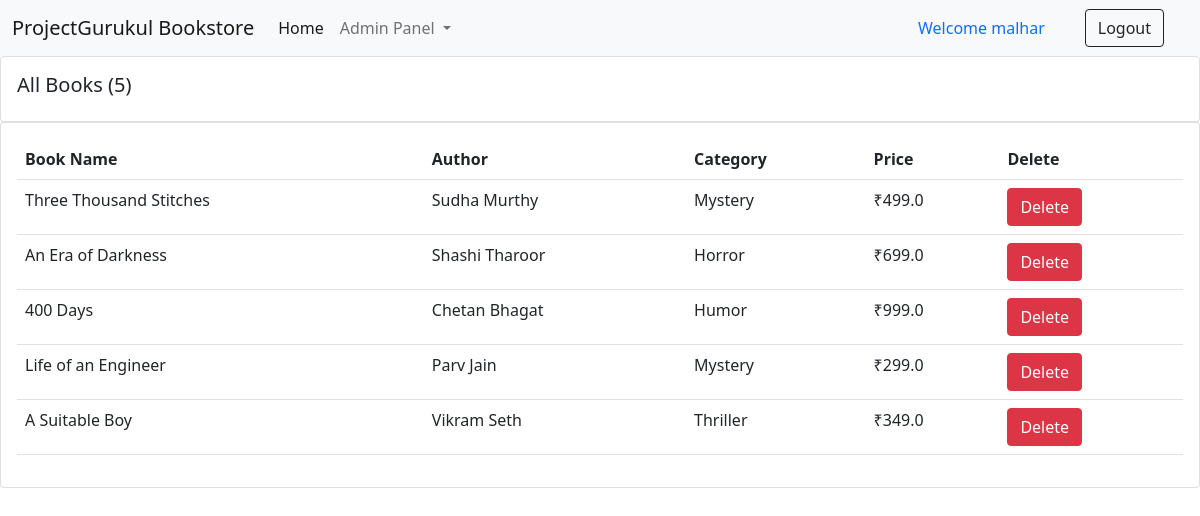
Screenshot of /all_books/ (signed in) with the database file from the repository.
### books/models.py (models this page shows, shortened)
class Book(models.Model):
    CATEGORY = (
    ('Mystery', 'Mystery'),
    ('Thriller', 'Thriller'),
    ('Sci-Fi', 'Sci-Fi'),
    ('Humor', 'Humor'),
    ('Horror', 'Horror'),
    )
    book_name = models.CharField(max_length=100)
    author = models.CharField(max_length=100, default="")
    category = models.CharField(max_length=100, choices=CATEGORY)
    price = models.FloatField()
    stock = models.IntegerField(default=2)

### books/decorators.py (the view)
        def wrapper_function(request, *args, **kwargs):
            group = None
            if request.user.groups.exists():
                group = request.user.groups.all()[0].name
            if group == 'users':
                return redirect('/for_users')
            if group == 'admin':
                return view(request, *args, **kwargs)

### books/views.py (called while the page is built)
@admin_or_user
def Admin(request):
    books = Book.objects.all()
    total_books = books.count()
    return render(request, "for_admin.html", {'books': books, 'total_books': total_books})

### books/templates/for_admin.html (shortened to what this page needs)
{% extends 'admin_navbar.html' %}
{% block body %}
{% load static %}
      <div class="row">
        <div class="col-md">
          <div class="card card-body grid">
            <h5>All Books ({{total_books}})</h5>
          </div>
          <div class="card card-body">
            <table class="table">
              <tr>
                <th>Book Name</th>
                <th>Author</th>
                <th>Category</th>
                <th>Price</th>
                <th>Delete</th>
              </tr>
              {% for i in books %}
                <tr>
                  <td>{{i.book_name}}</td>
                  <td>{{i.author}}</td>
                  <td>{{i.category}}</td>
                  <td>₹{{i.price}}</td>
                  <td><a href="/all_books/delete_{{i.id}}/" class="btn btn-danger">Delete</a></td>
                </tr>
              {% endfor %}
            </table>
          </div>
        </div>
      </div>
      {% endblock %}

### books/templates/admin_navbar.html (shortened to what this page needs)
<!doctype html>
<html lang="en">
  <head>
    <link href="https://cdn.jsdelivr.net/npm/bootstrap@5.0.2/dist/css/bootstrap.min.css" rel="stylesheet">
  </head>
  <body>
    <nav class="navbar navbar-expand-lg navbar-light bg-light">
        <div class="container-fluid">
          <a class="navbar-brand" href="/">ProjectGurukul Bookstore</a>
          <div class="collapse navbar-collapse" id="navbarSupportedContent">
            <ul class="navbar-nav me-auto mb-2 mb-lg-0">
              <li class="nav-item">
                <a class="nav-link active" aria-current="page" href="/">Home</a>
              </li>
              <li class="nav-item dropdown">
                <a class="nav-link dropdown-toggle" href="#" id="navbarDropdown" role="button" data-bs-toggle="dropdown" aria-expanded="false">
                  Admin Panel
                </a>
              </li>
            </ul>
            {% if user.is_authenticated %}
              <a class="nav-link" href="#">Welcome {{request.user}}</a>
              <a href="/logout/" class="btn btn-outline-dark mx-4" type="submit">Logout</a>
            {% endif %}
          </div>
        </div>
      </nav>
      {% block body %}
      {% endblock %}
    </body>
    </html>

### rows the page displays
Book: book_name "Three Thousand Stitches", author "Sudha Murthy", category "Mystery", price "499.0"
Book: book_name "An Era of Darkness", author "Shashi Tharoor", category "Horror", price "699.0"
Book: book_name "400 Days", author "Chetan Bhagat", category "Humor", price "999.0"
Book: book_name "Life of an Engineer", author "Parv Jain", category "Mystery", price "299.0"
Book: book_name "A Suitable Boy", author "Vikram Seth", category "Thriller", price "349.0"

### other values shown
{{ request.user }} "malhar"
{{ total_books }} "5"
